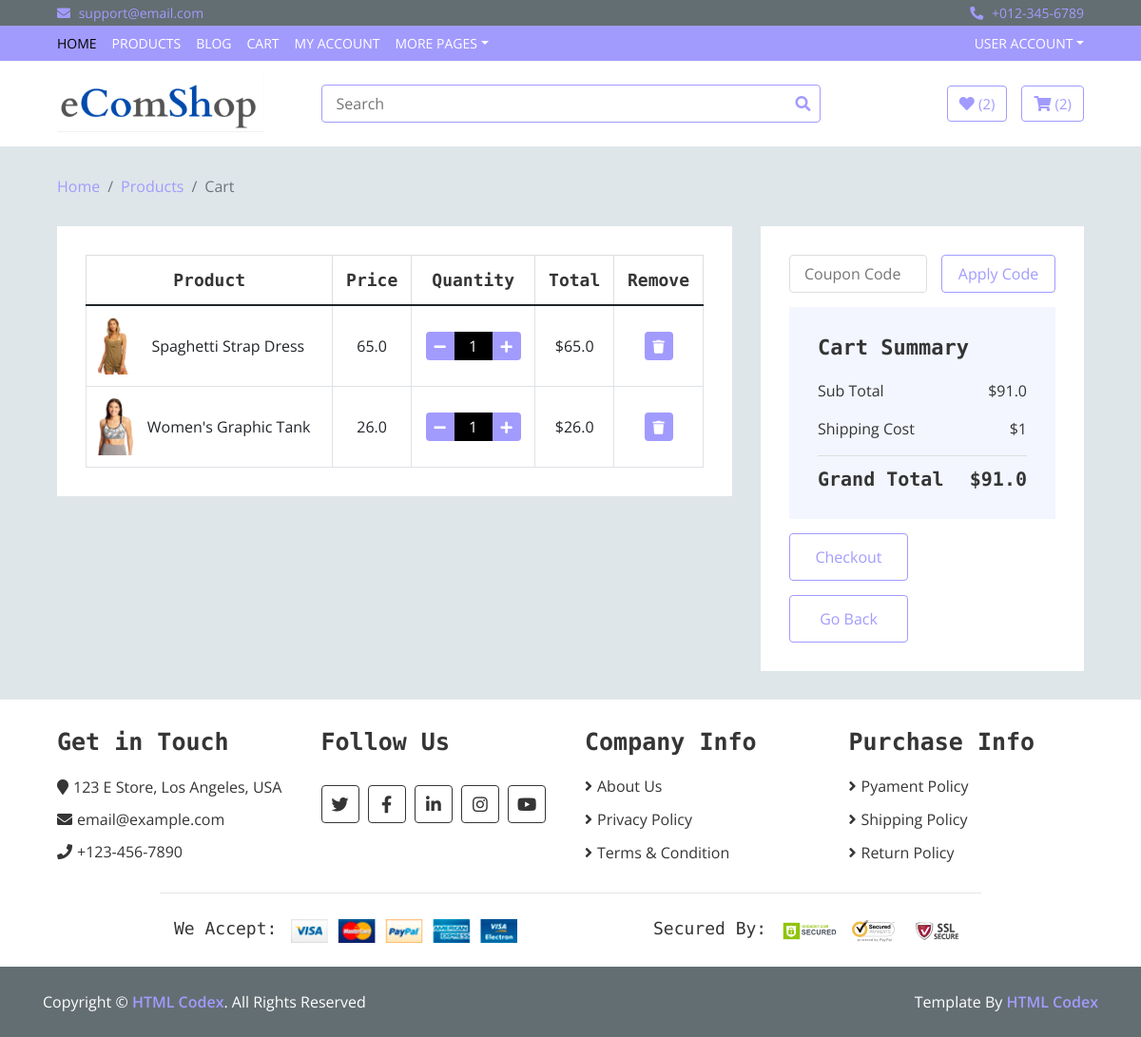
The page /cart/ (signed in) on the database as committed earlier.
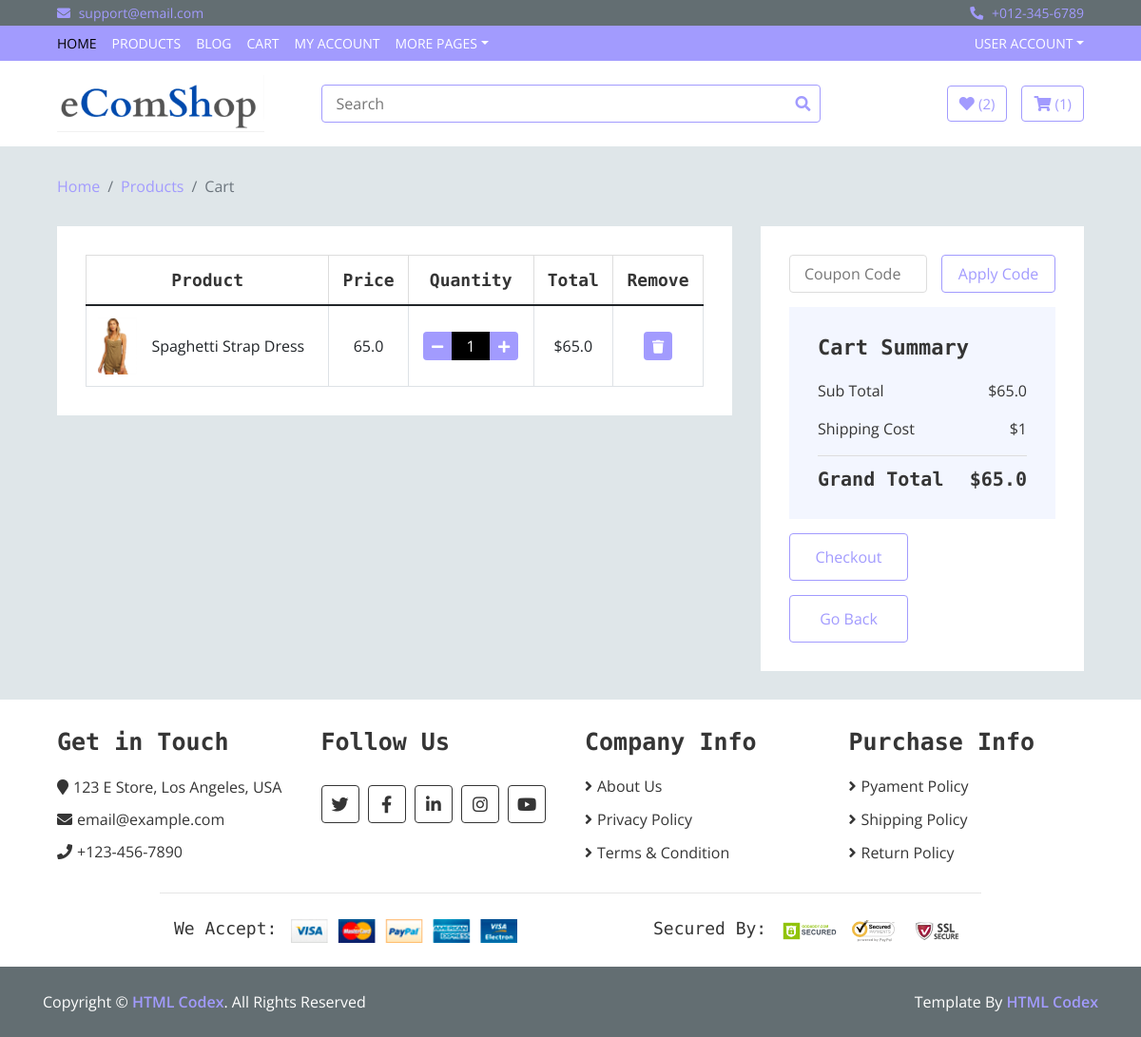
The same page on the database as committed later.
### main/models.py (models this page shows, shortened)
class Order(models.Model):
    user = models.ForeignKey(User,on_delete=models.CASCADE)
    items = models.ManyToManyField(OrderItem)
    start_date = models.DateTimeField(auto_now_add=True)
    ordered_date = models.DateTimeField()
    ordered = models.BooleanField(default=False)
    billing_address = models.ForeignKey('BillingAddress',on_delete=models.SET_NULL,blank=True,null=True)
    def get_all_total(self):
        total = 0
        for add in self.items.all():
            total += add.get_final_total()
        return total

class OrderItem(models.Model):
    user = models.ForeignKey(User,on_delete=models.CASCADE,null=True,default=True)
    ordered = models.BooleanField(default=False)
    item = models.ForeignKey(Item,on_delete=models.CASCADE)
    quantity = models.IntegerField(default=1)
    def total_discount_price(self):
        return self.item.discount_price*self.quantity
    def get_final_total(self):
        if self.item.discount_price:
            return self.total_discount_price()
        else:
            return self.total_price()
    def get_absolute_url(self):
        return reverse("main:product_details",kwargs={
            'slug':self.item.slug
        })
    def get_add_to_cart_url(self):
        return reverse("main:add_to_cart",kwargs={
            'slug':self.item.slug
        })
    def get_remove_from_cart_url(self):
        return reverse("main:remove_from_cart_totally",kwargs={
            'slug':self.item.slug
        })
    def get_remove_from_cart_byone_url(self):
        return reverse("main:remove_from_cart",kwargs={
            'slug':self.item.slug
        })

class Item(models.Model):
    title = models.CharField(max_length=100)
    description = models.TextField(null=True,blank=True)
    specification = models.TextField(null=True,blank=True)
    image = models.ImageField(upload_to="itemImage",null=True,blank=True)
    price = models.FloatField()
    discount_price = models.FloatField(null=True,blank=True)
    category = models.CharField(choices=CATEGORY_CHOICES,max_length=2,default='None')
    label = models.CharField(choices=LABEL_CHOICES,max_length=2,null=True,blank=True)
    slug = models.SlugField(null=True,blank=True)
    featured = models.BooleanField(default=False)
    time = models.DateTimeField(auto_now_add=True,null=True,blank=True)

class Wishlisted(models.Model):
    user = models.ForeignKey(User,on_delete=models.CASCADE)
    Wishlist = models.BooleanField(default=False)
    items = models.ManyToManyField(WishlistItem)
    start_date = models.DateTimeField(auto_now_add=True)

### main/views.py (the view)
# urls.py: path("cart/",views.OrderSummery.as_view(),name="cart"),
class OrderSummery(View):
    def get(self, *args, **kwargs):
        try:
            order = Order.objects.get(user=self.request.user, ordered=False)
            context = {
                'object': order
            }
            return render(self.request, 'main/cart.html', context)
        except ObjectDoesNotExist:
            messages.warning(self.request, "You do not have any Item on your cart")
            return redirect("/")

### main/templatetags/cart_template_tags.py (called while the page is built)
@register.filter
def user_item_count(user):
    if user.is_authenticated:
        qs = Order.objects.filter(user = user,ordered=False)
        if qs.exists():
            return qs[0].items.count()
    return 0

@register.filter
def user_wishlist_count(user):
    if user.is_authenticated:
        qs = Wishlisted.objects.filter(user = user)
        if qs.exists():
            return qs[0].items.count()
    return 0

### main/templates/main/cart.html (shortened to what the changed rows need)
{% extends 'main/base.html' %}
{% load static %}
{% block body %}
<div class="cart-page">
    <div class="container-fluid">
        <div class="row">
            <div class="col-lg-8">
                <div class="cart-page-inner">
                    <div class="table-responsive">
                        <table class="table table-bordered">
                            {% if object %}
                            <thead class="thead-dark">
                                <tr>
                                    <th>Product</th>
                                    <th>Price</th>
                                    <th>Quantity</th>
                                    <th>Total</th>
                                    <th>Remove</th>
                                </tr>
                            </thead>
                            <tbody class="align-middle">
                                {% for order_item in object.items.all %}
                                <tr>
                                    <td>
                                        <div class="img">
                                            <a href="{{ order_item.get_absolute_url }}"><img src="{{order_item.item.image.url}}" alt="Image"></a>
                                            <p>{{order_item.item.title}}</p>
                                        </div>
                                    </td>
                                    {% if order_item.item.discount_price %}
                                    <td>{{order_item.item.discount_price}}</td>
                                    {% else %}
                                    <td>{{order_item.item.price}}</td>
                                    {% endif %}
                                    <td>
                                        <div class="qty">
                                            <a href="{{ order_item.get_remove_from_cart_byone_url }}"><button class="btn-minus"><i class="fa fa-minus"></i></button></a>
                                            <input type="text" value="{{order_item.quantity}}">
                                            <a href="{{ order_item.get_add_to_cart_url }}"><button class="btn-plus"><i class="fa fa-plus"></i></button></a>
                                        </div>
                                    </td>
                                    <td>${{order_item.get_final_total}}</td>
                                    <td> <a href="{{ order_item.get_remove_from_cart_url }}"><button><i class="fa fa-trash"></i></button></a> </td>
                                </tr>
                                {% endfor %}
                                {% else %}
                                <p>No item available on your cart</p>
                                {% endif %}
                            </tbody>
                        </table>
                    </div>
                </div>
            </div>
            <div class="col-lg-4">
                <div class="cart-page-inner">
                    <div class="row">
                        <div class="col-md-12">
                            <div class="cart-summary">
                                <div class="cart-content">
                                    <h1>Cart Summary</h1>
                                        <p>Sub Total<span>${{object.get_all_total}}</span></p>
                                        <h2>Grand Total<span>${{object.get_all_total}}</span></h2>
                                </div>
                            </div>
                        </div>
                    </div>
                </div>
            </div>
        </div>
    </div>
</div>
{% endblock %}

### main/templates/main/base.html (shortened to what the changed rows need)
{% load static %}
{% load cart_template_tags %}
<!DOCTYPE html>
<html lang="en">
    <head>
        <link href="https://cdn.jsdelivr.net/npm/bootstrap@5.1.3/dist/css/bootstrap.min.css" rel="stylesheet">
        <link href="https://stackpath.bootstrapcdn.com/bootstrap/4.4.1/css/bootstrap.min.css" rel="stylesheet">
        <link href="https://cdnjs.cloudflare.com/ajax/libs/font-awesome/5.10.0/css/all.min.css" rel="stylesheet">
        <link href="{% static 'lib/slick/slick.css' %}" rel="stylesheet">
        <link href="{% static 'lib/slick/slick-theme.css' %}" rel="stylesheet">
        <link rel="stylesheet" href="{% static 'css/checkout.css' %}" />
        <link href="{% static 'css/style.css' %}" rel="stylesheet">
    </head>
    <body>
        <div class="bottom-bar">
            <div class="container-fluid">
                <div class="row align-items-center">
                    <div class="col-md-3">
                        <div class="user">
                            <a href="{% url 'main:wishlist' %}" class="btn wishlist">
                                <i class="fa fa-heart"></i>
                                <span>({{request.user|user_wishlist_count}})</span>
                            </a>
                            <a href="{% url 'main:cart' %}" class="btn cart">
                                <i class="fa fa-shopping-cart"></i>
                                <span>({{request.user|user_item_count}})</span>
                            </a>
                        </div>
                    </div>
                </div>
            </div>
        </div>
    {% block body %}
    {% endblock %}
            <div class="footer">
                <div class="container-fluid">
                    <div class="row">
                        <div class="col-lg-3 col-md-6">
                            <div class="footer-widget">
                                <h2>Get in Touch</h2>
                            </div>
                        </div>
                        <div class="col-lg-3 col-md-6">
                            <div class="footer-widget">
                                <h2>Follow Us</h2>
                            </div>
                        </div>
                        <div class="col-lg-3 col-md-6">
                            <div class="footer-widget">
                                <h2>Company Info</h2>
                            </div>
                        </div>
                        <div class="col-lg-3 col-md-6">
                            <div class="footer-widget">
                                <h2>Purchase Info</h2>
                            </div>
                        </div>
                    </div>
                    <div class="row payment align-items-center">
                        <div class="col-md-6">
                            <div class="payment-method">
                                <h2>We Accept:</h2>
                            </div>
                        </div>
                        <div class="col-md-6">
                            <div class="payment-security">
                                <h2>Secured By:</h2>
                            </div>
                        </div>
                    </div>
                </div>
            </div>
        </body>
    </html>

Rows that differ between the two databases and show on the page:
no longer on this page (row unchanged): OrderItem: item.image (picture), item "Women's Graphic Tank", item.discount_price "26.0", quantity "1", get_final_total "26.0"
no longer on this page (row edited): Order: get_all_total "91.0"
added Order: get_all_total "65.0"
Other text that changed with them:
{{ request.user|user_item_count }}: "2" → "1"
